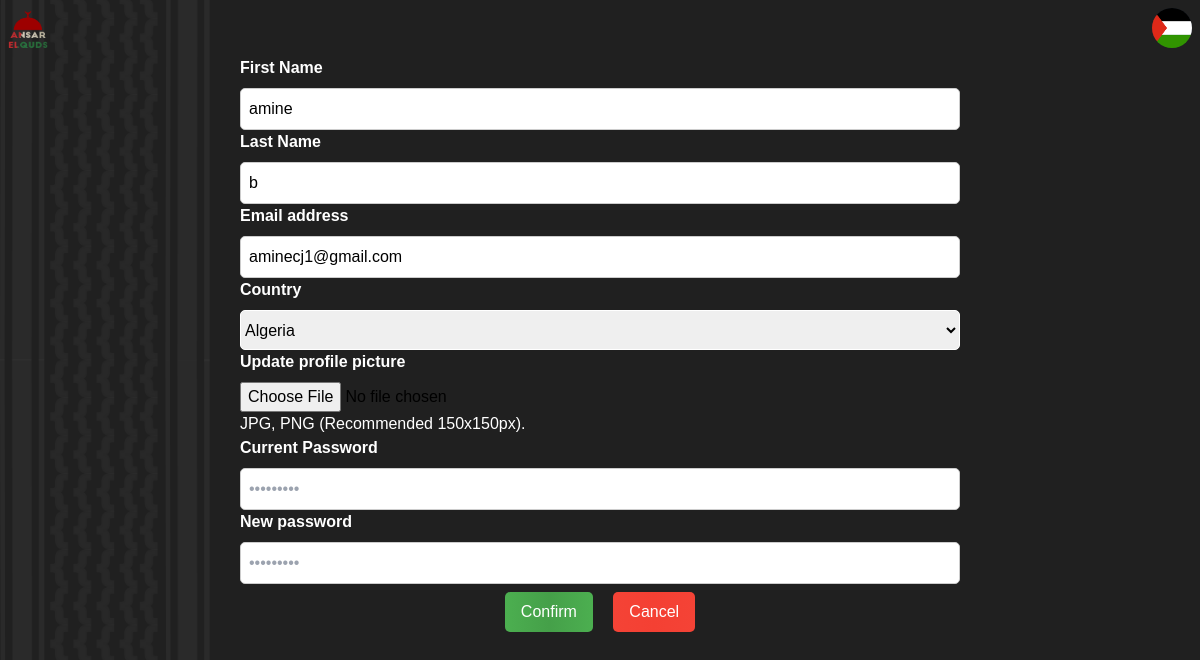
The app's page /settings/ (signed in) with its own data.
### App/models.py (models this page shows, shortened)
class User(AbstractBaseUser, PermissionsMixin):
    email = models.EmailField(blank=True, default='', unique=True)
    username = models.CharField(max_length=50, blank=False, unique=True)
    first_name = models.CharField(max_length=50, blank=True, default='')
    last_name = models.CharField(max_length=50, blank=True, default='')
    profile_picture = models.FileField(upload_to='ProfilePictures/',storage=OverwriteStorage(),default=None)
    country = models.CharField(max_length=50,default='')
    total_validated_answers = models.IntegerField(default=0)
    total_answers = models.IntegerField(default=0)
    total_ratio = models.FloatField(default=0)
    monthly_validated_answers = models.IntegerField(default=0)
    monthly_total_answers = models.IntegerField(default=0)
    monthly_ratio = models.FloatField(default=0)
    leaderboards = models.ManyToManyField(to=Leaderboard, name="leaderboards")
    color_theme = models.CharField(max_length=7, default="#0e4bf1")
    is_darkmode = models.BooleanField(default=False)
    date_joined = models.DateField(default=date.today)
    last_login = models.DateTimeField(blank=True, null=True)
    objects = CustomUserManager()
    USERNAME_FIELD = 'email'
    EMAIL_FIELD = 'email'
    REQUIRED_FIELDS = ['username']
    class Meta:
        verbose_name = 'User'
        verbose_name_plural = 'Users'

### App/views.py (the view, shortened to what this page needs)
@login_required(login_url='/sign-in/')
def Settings(request):
    message=''
    return render(request,'profile/settings.html')

### App/templates/profile/settings.html (shortened to what this page needs)
<!DOCTYPE html>
<html lang="en">
  <head>
    <link
      href="https://unpkg.com/boxicons@2.0.9/css/boxicons.min.css"
      rel="stylesheet"
    />
    {% load static %} {% load i18n %}
    <link rel="stylesheet" href="{% static 'profile/settings.css' %}" type="text/css">
    <link
      rel="stylesheet"
      href="https://unicons.iconscout.com/release/v4.0.0/css/line.css"
    />
</head>
<body>
    {% include 'navbar.html' %}
    <section class="dashboard">
            <form method="post" enctype="multipart/form-data">
                <div class="grid">
                    <label for="fname" class="text-label">{% trans 'First Name' %}</label>
                    <input type="text" id="fname" name="fname" class="input" placeholder="Jhon" value="{{request.user.first_name}}" />
                    <label for="lname" class="text-label">{% trans 'Last Name' %}</label>
                    <input type="text" id="lname" name="lname" class="input" placeholder="Doe" value="{{request.user.last_name}}" />
                    <label for="email" class="text-label">{% trans 'Email address' %}</label>
                    <input type="email" id="email" name="email" class="input" placeholder="username@example.com" value="{{request.user.email}}" required />
                    <label for="country" class="text-label">{% trans 'Country' %}</label>
                    <select name="country" id="country">
                        <option value="{{request.user.country}}" selected>{{request.user.country}}</option>
                    </select>
                    <div>
                        <label for="profile-file" class="text-label">{% trans 'Update profile picture' %}</label>
                        <input type="file" name="profile-file" id="profile-file" onchange="checkFileType(this)" class="file-input" />
                        <p class="input-help" id="file_input_help">JPG, PNG (Recommended 150x150px).</p>
                    </div>
                    <label for="password" class="text-label">{% trans 'Current Password' %}</label>
                    <input type="password" id="password" name="password" class="input" placeholder="•••••••••" required />
                    <label for="new_password" class="text-label">{% trans 'New password' %}</label>
                    <input type="password" id="new_password" name="new_password" class="input" placeholder="•••••••••" />
                </div>
                <div class="flex justify-center">
                    <div class="confirm-cancel">
                        <button type="submit" class="button confirm">{% trans 'Confirm' %}</button>
                        <a href="{% url 'profile' %}">
                            <button type="button" class="button cancel">{% trans 'Cancel' %}</button>
                        </a>
                    </div>
                </div>
            </form>
    </section>
</body>

### App/templates/navbar.html (shortened to what this page needs)
<!DOCTYPE html>
<html lang="en">
<head>
    <script src="https://cdn.tailwindcss.com"></script>
    {% load static %}
</head>
<body>
    <div class="w-full">
    <nav class="bg-transparent border-gray-200 dark:bg-gray-900 " >
        <div class="max-w-screen-xl flex flex-wrap items-center justify-between mx-auto p-2">
        <a href="#" class="flex items-center">
            <img src="{% static 'logo.png' %}" class="w-10 h-10" alt="Quds Logo" />
        </a>
        <div class="flex items-center md:order-2">
            <button type="button" class="flex mr-3 text-sm bg-gray-800 rounded-full md:mr-0 focus:ring-4 focus:ring-gray-300 dark:focus:ring-gray-600" id="user-menu-button" aria-expanded="false" data-dropdown-toggle="user-dropdown" data-dropdown-placement="bottom">
              {% if request.user.profile_picture.url is not None %}
              <img class="w-10 h-10 rounded-full" src="{{request.user.profile_picture.url}}" alt="user photo">
              {% else %}
              <img class="w-10 h-10 rounded-full bg-gray-100" src="{% static 'profile/user.png' %}" alt="user photo">
              {% endif %}
            </button>
        </div>
        </div>
      </nav>
    </div>
</body>
</html>

### App/static/profile/settings.css (style rules this page uses)
body { background-image: url("../background.png"); background-repeat: no-repeat; background-size: cover; font-family: Arial, sans-serif; }
.dashboard { margin: 0vw 20vw 0vw 20vw; }
.text-label { font-weight: bold; color: #fff; margin-bottom: 0.5rem; display: block; }
select { height: 40px; padding: 0.5rem; border: 1px solid #fff; }
select option { height: 40px; padding: 0.5rem; }
select { border-radius: 5px; }
.input { width: 100%; padding: 0.5rem; border: 1px solid #ccc; border-radius: 5px; }
p { color: #fff; }
.button { cursor: pointer; padding: 0.5rem 1rem; border: none; border-radius: 5px; margin: 0.5rem; }
.button.confirm { background: linear-gradient(to right, #4caf50, #45a049, #4caf50); color: white; }
.button.cancel { background: linear-gradient(to right, #f44336, #f44033, #f44336); color: white; }

### records on screen
User: user.profile_picture (picture), fname "amine", lname "b", email "aminecj1@gmail.com", country "Algeria"
